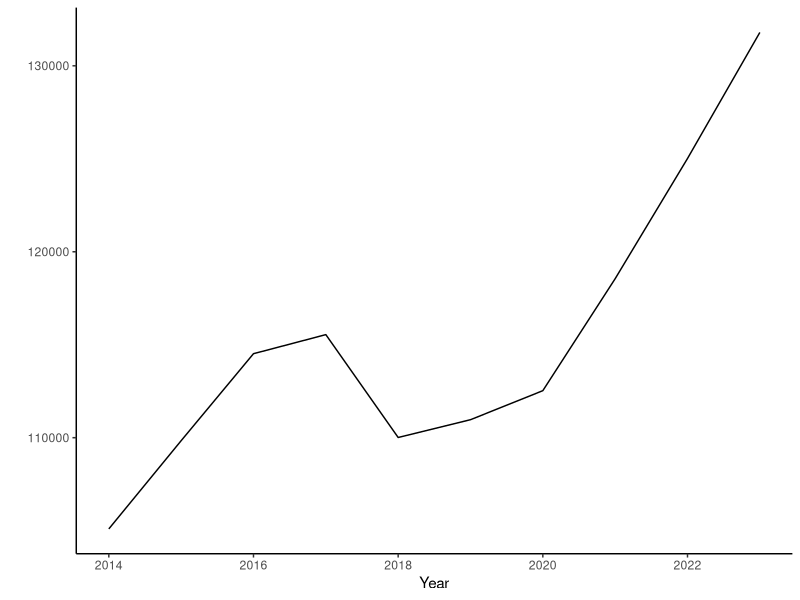
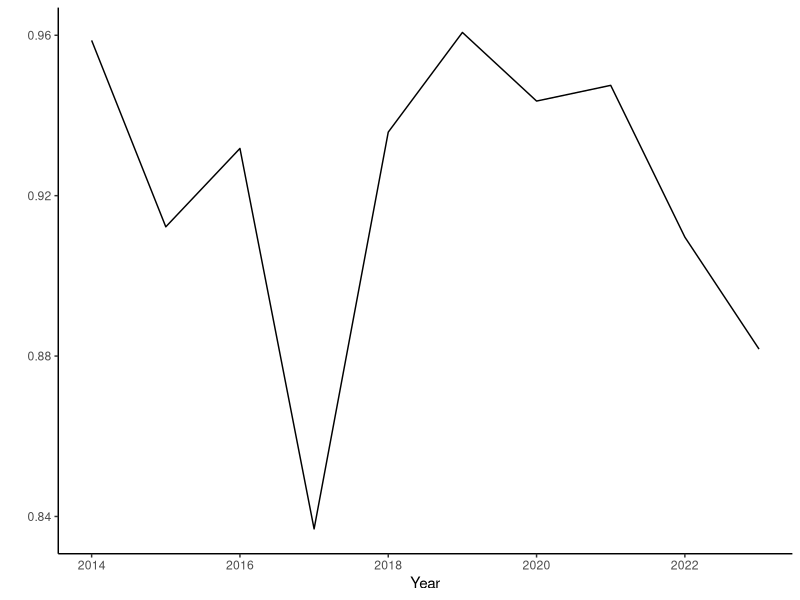
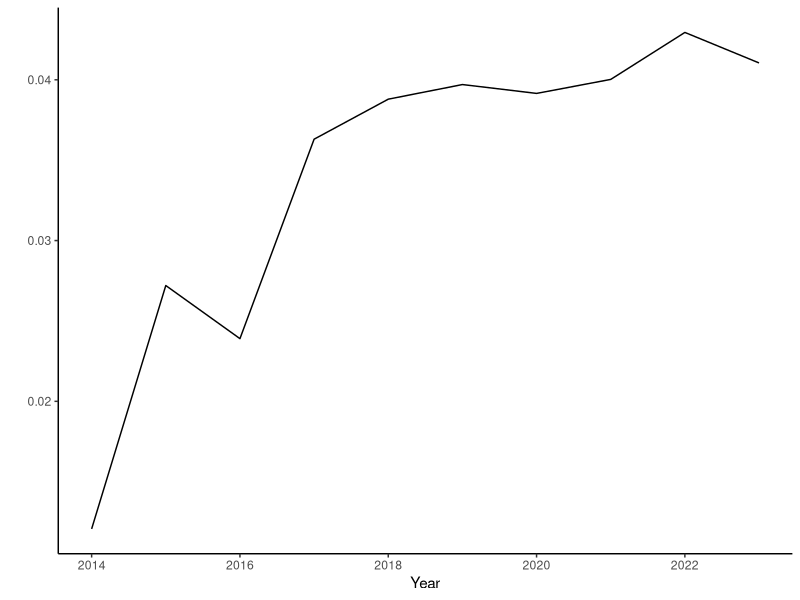

Here is the R script that generated these plots, in order:
## ---- chunk 1
library(readr)
library(dplyr)
library(ggplot2)
library(tidyr)
library(stringr)
## ---- chunk 2
dog_data <- read_csv("data/dog-control.csv")
## ---- chunk 3
# Summaries of dogs and owners

dogs <- dog_data |> 
  filter(category == "registrations" | category == "classification") |> 
  group_by(financial_year) |> 
  select(-category) |> 
  pivot_wider(names_from = c(subcategory, measure), values_from = value) |> 
  select(-dangerous_total, -(starts_with("shelters"))) |> 
  mutate(
    menacing = menacing_33A + menacing_33C,
    dangerous = dangerous_conviction + dangerous_evidence + dangerous_admission,
    pc_men = menacing / dogs_known,
    pc_dan = dangerous / dogs_known,
    pc_reg = dogs_registered / dogs_known,
  )

owners <- dog_data |> 
  filter(subcategory == "owners" | subcategory == "prosecution-appeal") |> 
  group_by(financial_year) |> 
  select(-category) |> 
  pivot_wider(names_from = c(subcategory, measure), values_from = value)
## ---- chunk 4
ggplot(dogs, aes(x = financial_year, y = dogs_known)) +
  geom_line() +
  theme_classic() +
  xlab("Year") +
  ylab("")
## ---- chunk 5
ggplot(dogs, aes(x = financial_year, y = pc_reg)) +
  geom_line() +
  theme_classic() +
  xlab("Year") +
  ylab("")
## ---- chunk 6
ggplot(dogs, aes(x = financial_year, y = pc_men)) +
  geom_line() +
  theme_classic() +
  xlab("Year") +
  ylab("")
